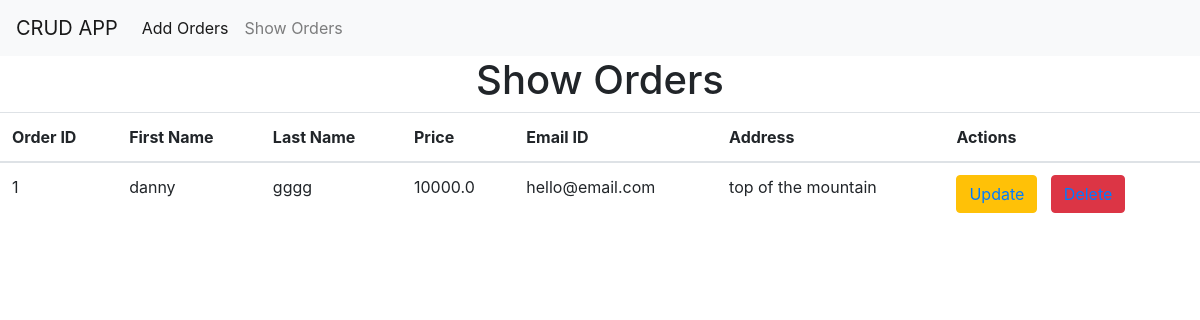
/orders/, run on an earlier commit of the app's database.
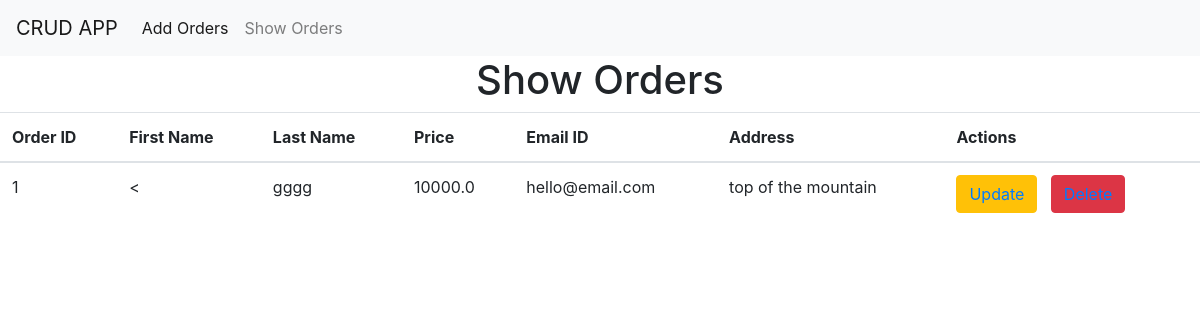
And on a later commit of the database.
### crudapp/models.py (models this page shows, shortened)
class Orders(models.Model):
    oid = models.IntegerField(primary_key=True)
    fname = models.CharField(max_length=20)
    lname = models.CharField(max_length=20)
    price = models.FloatField()
    mail = models.EmailField()
    addr = models.CharField(max_length=50)

### crudapp/views.py (the view)
# urls.py: path('orders/', views.showView, name='show_url'),
def showView(request):
    obj = Orders.objects.all()
    template_name = 'crudapp/show.html'
    context = {'obj': obj}
    return render(request, template_name, context)

### templates/crudapp/show.html (shortened to what this page needs)
{% extends 'layout.html' %}
{% block content %}
<center><h1>Show Orders</h1></center>
<table class="table">
    <thead>
      <tr>
        <th scope="col">Order ID</th>
        <th scope="col">First Name</th>
        <th scope="col">Last Name</th>
        <th scope="col">Price</th>
        <th scope="col">Email ID</th>
        <th scope="col">Address</th>
        <th scope="col">Actions</th>
      </tr>
    </thead>
    <tbody>
    {% for i in obj %}
      <tr>
        <td>{{i.oid}}</td>
        <td>{{i.fname}}</td>
        <td>{{i.lname}}</td>
        <td>{{i.price}}</td>
        <td>{{i.mail}}</td>
        <td>{{i.addr}}</td>
        <td>
            <button class="btn btn-warning"><a href="{% url 'update_url' i.oid %}">Update</a></button>&nbsp;&nbsp;
            <button class="btn btn-danger"><a href="{% url 'delete_url' i.oid %}">Delete</a></button>
        </td>
      </tr>
    {% endfor %}
    </tbody>
  </table>
{% endblock %}

### templates/layout.html (shortened to what this page needs)
<!DOCTYPE html>
<html>
<head>
    <link rel="stylesheet" href="https://cdn.jsdelivr.net/npm/bootstrap@4.0.0/dist/css/bootstrap.min.css">
</head>
<body>
    <nav class="navbar navbar-expand-lg navbar-light bg-light">
        <a class="navbar-brand" href="#">CRUD APP</a>
        <div class="collapse navbar-collapse" id="navbarSupportedContent">
          <ul class="navbar-nav mr-auto">
            <li class="nav-item active">
              <a class="nav-link" href="{% url 'order_url' %}">Add Orders<span class="sr-only">(current)</span></a>
            </li>
            <li class="nav-item">
              <a class="nav-link" href="{% url 'show_url' %}">Show Orders</a>
            </li>
          </ul>
        </div>
      </nav>
    {% block content %}
    {% endblock %}
</body>
</html>

What changed in the data, as far as the page shows it:
changed Orders "gggg": fname "danny" → "<"
